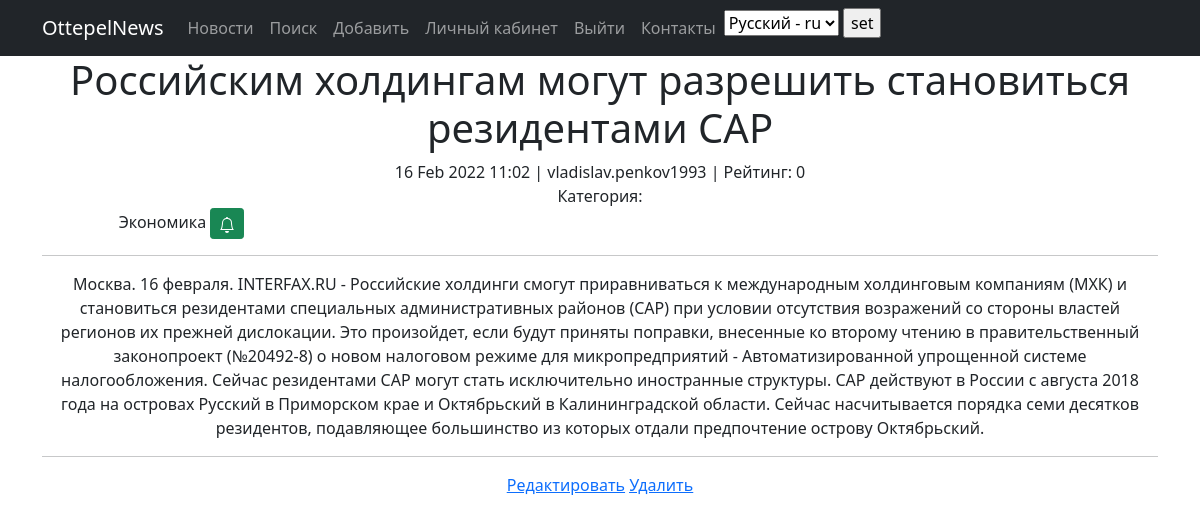
Page /news/67 (signed in) on the earlier database version.
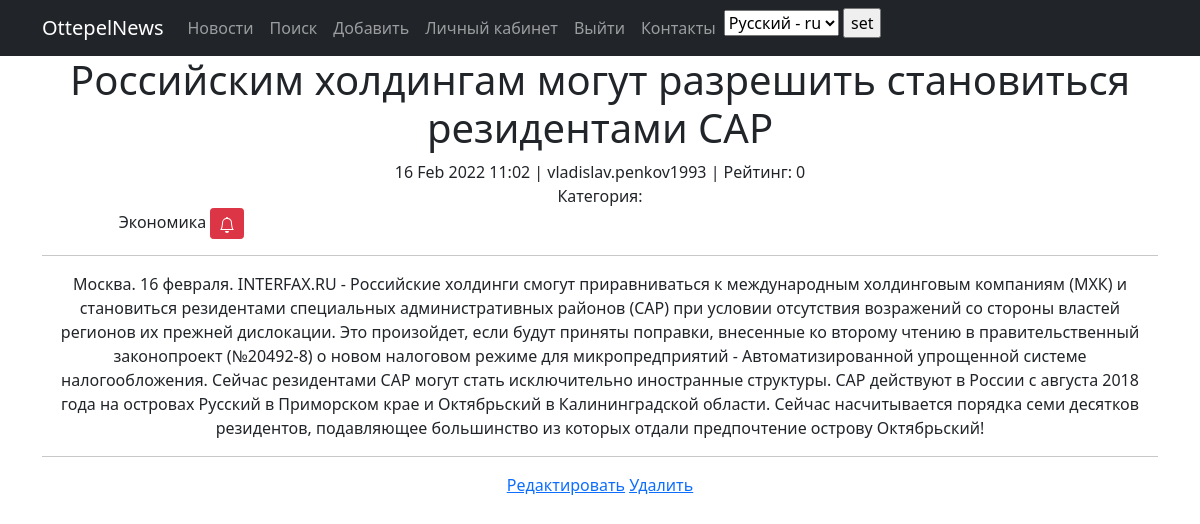
Same page on the later database version.
### news/models.py (models this page shows, shortened)
class Category(models.Model):
    name = models.CharField(max_length=128, unique = True)
    subscriber = models.ManyToManyField(User, through='CategoryUser')
    def __str__(self):
        return f'{self.name}' #Что мы хотим чтобы выводилось

class Post(models.Model):
    article = 'AR'
    news = 'NW'
    CHOISE_CATEGORY = [
        (article, 'Статья' ),
        (news, 'Новость')
    ]
    author = models.ForeignKey(Author, on_delete = models.CASCADE, verbose_name = "Автор")
    type_category = models.CharField(max_length=2, choices= CHOISE_CATEGORY, default = news, verbose_name = "Категория")
    data_create = models.DateTimeField(auto_now_add=True, verbose_name = "Дата создания")
    post_category = models.ManyToManyField(Category, through= 'PostCategory')
    heading = models.CharField(max_length = 128, verbose_name = "Заголовок")
    text = models.TextField(verbose_name = "Содержание")
    rating = models.SmallIntegerField(default=0)

class Author(models.Model):
    authorUser = models.OneToOneField(User, on_delete=models.CASCADE)
    user_rating = models.SmallIntegerField(default=0)
    def __str__(self):
        return f'{self.authorUser}'

### news/views.py (the view)
# urls.py: path('<int:pk>',NewsDetail.as_view()), # pk — это первичный ключ товара, который будет выводиться у нас в шаблон
class NewsDetail(DetailView):
    model = Post # модель
    template_name = 'news_one.html' # название шаблона
    context_object_name = 'news_one' # название объекта
    queryset = Post.objects.all()
    def get_context_data(self, **kwargs):
        context = super().get_context_data(**kwargs)
        post = Post.objects.get(pk=self.object.pk)
        user = User.objects.get(id=self.request.user.id)
        context['category_all'] = post.post_category.all()
        context['subs_list'] = [i['pk'] for i in user.category_set.all().values('pk')]
        context['subs_list_named'] = [i['name'] for i in user.category_set.all().values('name')]
        return context
    def get_object(self, *args, **kwargs):
        obj = cache.get(f'post-{self.kwargs["pk"]}',None)
        if not obj:
            obj = super().get_object(*args, **kwargs)
            cache.set(f'post-{self.kwargs["pk"]}', obj)
        return obj

### news/templatetags/custom_filters.py (called while the page is built)
@register.filter(name='censor')
def censor(value):
    censor_word = [
        'бля', 'блядь', 'гандон', 'дрочить', 'хуй', 'хуйло', 'шлюха', 'прошмандовка', 'шлюх',
        'пизда', 'еблан', 'манда', 'целка', 'ебать', 'пиздец', 'ебушки-воробушки', 'срать'
    ]
    censor_new = []
    for i in censor_word:
        slovo = censor_new.append(i[0]+'*'*(len(i)-2)+i[-1])
        value = value.replace(i, str(slovo))
    return value

### templates/news_one.html (shortened to what this page needs)
{% extends 'flatpages/default.html' %}
{% load custom_filters %}
{% load i18n %}
{% block content %}
    <h1>{{ news_one.heading |censor}}</h1>
        <h7>{{ news_one.data_create|date:'d M Y H:m' }} | {{ news_one.author}} | Рейтинг: {{ news_one.rating }}</h7>
    <br>
<h9>Категория: {% for category in news_one.post_category.all %}</h9>
        <div class="col-md-3">
            {% if category.pk not in subs_list %}
                <form class="form" action="{% url 'subscribe' category.pk %}" method="POST">
                        {{ category }}
                        <button class="btn btn-success btn-sm" type="submit">
                        </button>
                </form>
            {% else %}
                <form class="form" action="{% url 'unsubscribe' category.pk %}" method="POST">
                        {{ category }}
                        <button class="btn btn-danger btn-sm" type="submit">
                        </button>
                </form>
            {% endif %}
        </div>
    {% endfor %}
<hr>
{{ news_one.text |censor}}
<hr>
<a href="{% url 'edit' news_one.id %}"> <u>Редактировать</u></a>
<a href="{% url 'delete' news_one.id %}"> <u>Удалить</u></a>
{% endblock content %}

Differences in the rows shown:
changed Post "Российским холдингам могут разрешить становиться резидентами САР": text|censor "…которых отдали предпочтение острову Октябрьский." → "…которых отдали предпочтение острову Октябрьский!"
